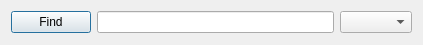
<?xml version="1.0" encoding="UTF-8"?>
<ui version="4.0">
 <class>FindDialog</class>
 <widget class="QDialog" name="FindDialog">
  <property name="geometry">
   <rect>
    <x>0</x>
    <y>0</y>
    <width>423</width>
    <height>45</height>
   </rect>
  </property>
  <property name="windowTitle">
   <string>Dialog</string>
  </property>
  <layout class="QVBoxLayout" name="verticalLayout">
   <item>
    <layout class="QHBoxLayout" name="horizontalLayout">
     <item>
      <widget class="QPushButton" name="pushButton">
       <property name="text">
        <string>Find</string>
       </property>
      </widget>
     </item>
     <item>
      <widget class="QLineEdit" name="lineEdit"/>
     </item>
     <item>
      <widget class="QComboBox" name="comboBox"/>
     </item>
    </layout>
   </item>
  </layout>
 </widget>
 <resources/>
 <connections/>
</ui>
